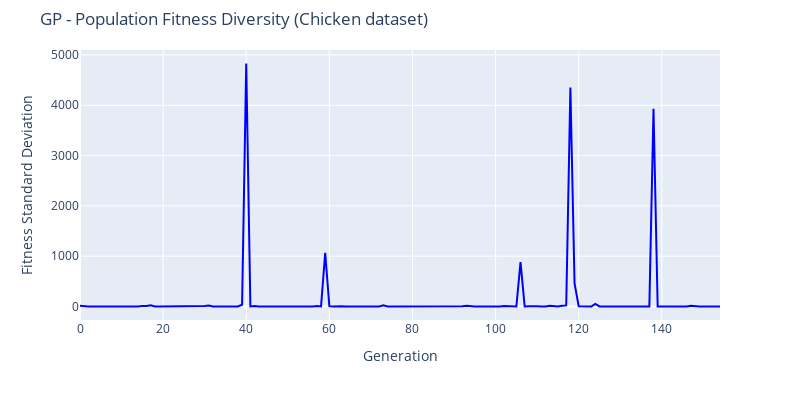

Notebook code for this chart:
### Code cell
fig = go.Figure()
fig.add_trace(go.Scatter(y=pd.read_csv(LOG_PATH, header=None).iloc[:,11].values, 
                         mode='lines', name='Train', line=dict(color=train_color)))
fig.update_layout(
    height=400, width=800, 
    margin=dict(t=50),
    yaxis_range=[0,None],
    title_text='GP - Population Fitness Diversity ('+DATASET_NAME+' dataset)',
    xaxis_title='Generation', yaxis_title='Fitness Standard Deviation'
)
fig.show()

### Figure 1 — Plotly figure (JSON) as saved in the notebook; plotly's stock layout.template omitted (floating-point values rounded to 4 significant figures; data arrays with more than 128 entries replaced by an {"elided": "..."} marker saying what was removed)
{"data": [{"line": {"color": "blue"}, "mode": "lines", "name": "Train", "type": "scatter", "y": {"elided": "155 float values"}}], "layout": {"height": 400, "margin": {"t": 50}, "title": {"text": "GP - Population Fitness Diversity (Chicken dataset)"}, "width": 800, "xaxis": {"title": {"text": "Generation"}}, "yaxis": {"range": [0, null], "title": {"text": "Fitness Standard Deviation"}}}}
